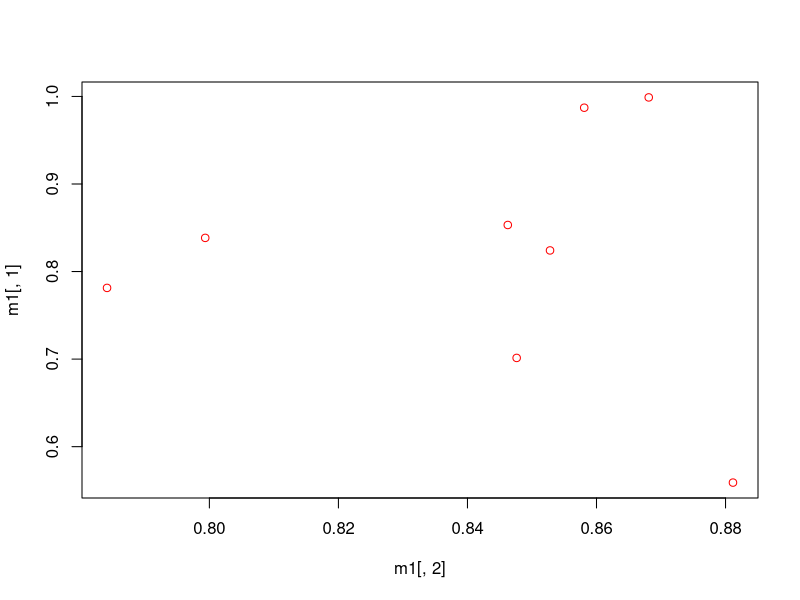
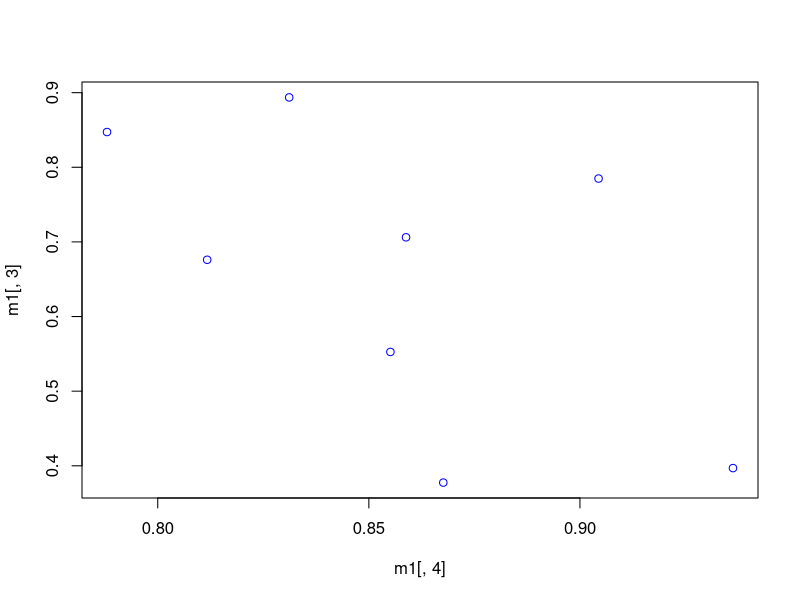
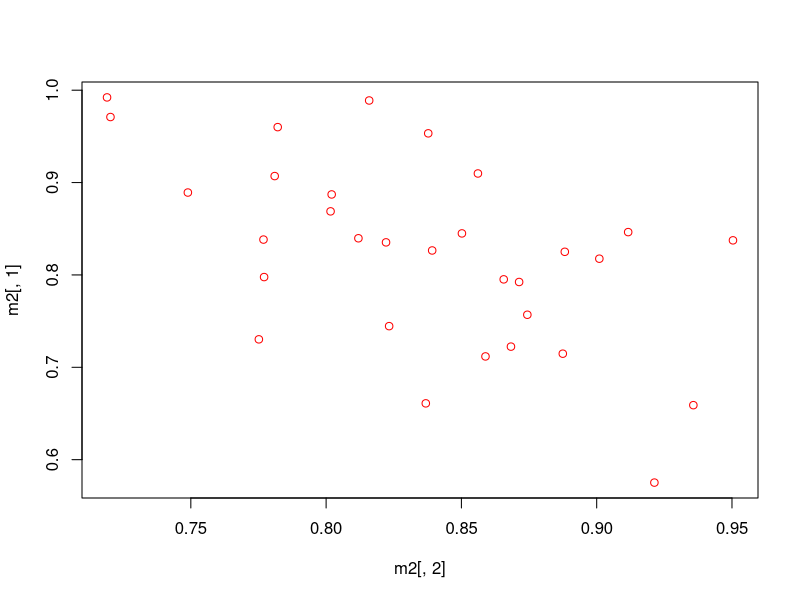
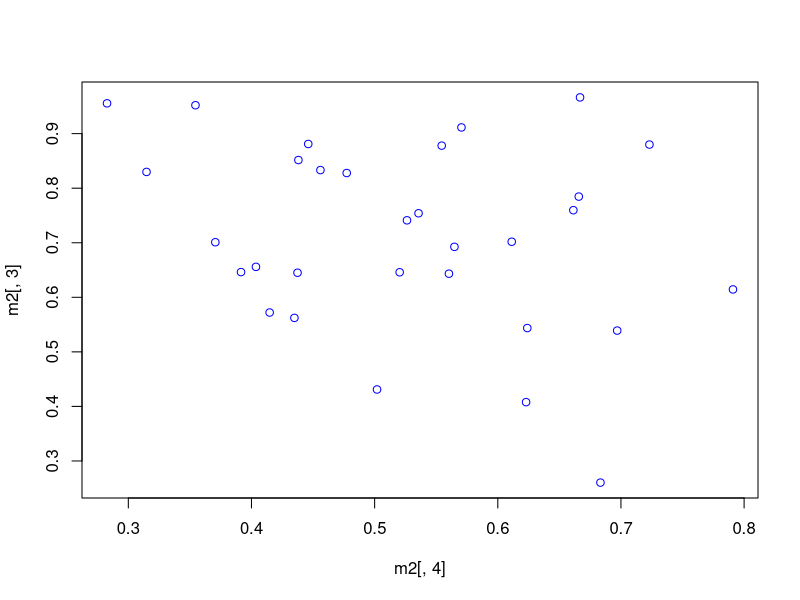

These charts were generated, in order, by the following R code: (Note: this script raises an error after producing the figures.)
library(matrixcalc)
#data for model 1
H3N2_78<- matrix(data = c(66, 87, 25, 22, 4, 13, 14, 15, 9, 4, 0, 4, 4, 9, 1, 0, 0, 4, 3, 1, 0, 0, 0, 1, 1, 0,0,0,0,0), ncol = 5, byrow=TRUE)
H3N2_81<- matrix(data = c(44, 10, 0, 0, 0, 0, 62, 13, 9, 0, 0, 0, 47, 8, 2, 3, 0, 0, 38, 11, 7, 5, 1, 0, 9, 5, 3, 1, 0, 1), ncol = 5)

H3N2_78 <- sweep(H3N2_78,2,colSums(H3N2_78),`/`)
H3N2_81 <- sweep(H3N2_81,2,colSums(H3N2_81),`/`)

#data for model 2
B_76 <- matrix(data= c(9, 1, 0, 0, 0, 0, 12, 6, 2, 0, 0, 0, 18, 6, 3, 1, 0, 0, 9, 4, 4, 3, 0, 0, 4, 3, 0, 2, 0, 0), ncol=5)
H1N1_79 <- matrix(data= c(15, 11, 0, 0, 0, 0, 12, 17, 21, 0, 0, 0, 4, 4, 4, 5, 0, 0),ncol = 3)

B_76 <- sweep(B_76,2,colSums(B_76),`/`)
H1N1_79 <- sweep(H1N1_79,2,colSums(H1N1_79),`/`)

set.seed(1)

Data_generator_helper <- function(qlist, susc, index){
  w <- matrix(0, nrow = 6, ncol = susc)
  w[1,] <- sapply(1:susc, function(n,theta){theta^n}, qlist[index]) #populating 1st row w0s: w01,w02,w03,w04,w05
  w[2,1] <- 1 - w[1,1] #populating w11
  
  for(s in 2:susc){ #populating rows
     for(j in 2:6){
       if(j<=s){
         w[j,s] <- choose(s,j-1)*w[j,j-1]*(qlist[index] * (qlist[index-1]^(j-1)))^(s-j+1)
       }
       else{
         w[j,s] <- 1-sum(w[,s])
         break
       }
     }
  }
  return(w)
}

Data_generator <- function(qlist, susc1, susc2) {
  
  w1 <- Data_generator_helper(qlist, susc1, 2)
  w2 <- Data_generator_helper(qlist, susc2, 4)

  return(list("w1" = w1, "w2" = w2))
}

frobenious <- function(val){
  return(sqrt(sum(abs(val)^2, na.rm = TRUE)))
}

Distance <- function(data1, data2, generated_data) {
  #print(generated_data$w1)
  return((1/2) * (frobenious(data1 - generated_data$w1) + frobenious(data2 - generated_data$w2)))
}

ABC <- function(epsilon, n_samples, data1, data2) {
  parameters <- list()
  i <- 1
  for(j in 1 : n_samples) {
    qlist <- runif(4) #qc1 qh1 qc2 qh2
    data <- Data_generator(qlist,ncol(data1),ncol(data2))
    distance <- Distance(data1, data2, data)
    #print(distance)
    if(distance <= epsilon){
      parameters[[i]] <- qlist
      i = i +1
    }
  }
  return(parameters)
}


m1 <- ABC(0.5, 1000, H3N2_78, H3N2_81)

m2 <- ABC(0.5, 1000, B_76, H1N1_79)

m1 <- as.data.frame(m1)
m1 <- t(m1)
rownames(m1) <- NULL
colnames(m1) <- c("qc1","qh1","qc2","qh2")

m2 <- as.data.frame(m2)
m2 <- t(m2)
rownames(m2) <- NULL
colnames(m2) <- c("qc1","qh1","qc2","qh2")

library(ggplot2)
plot(m1[,2], m1[,1], col=c("red"))
plot(m1[,4], m1[,3], col=c("blue"))

plot(m2[,2], m2[,1], col=c("red"))
plot(m2[,4], m2[,3], col=c("blue"))

ggplot(df=data.frame(m1_1_1), aes(x = qh1, y=qc1)) +geom_point(color ="blue") + geom_point(df = data.frame(m2_1_1), aes(x=qh2, y=qc2), color = "red")

ggplot(data=m2_1_1) +
  geom_point(mapping=aes(x=qh1, y=qc1)) +
  geom_point(mapping=aes(x=qh2, y=qc2))
